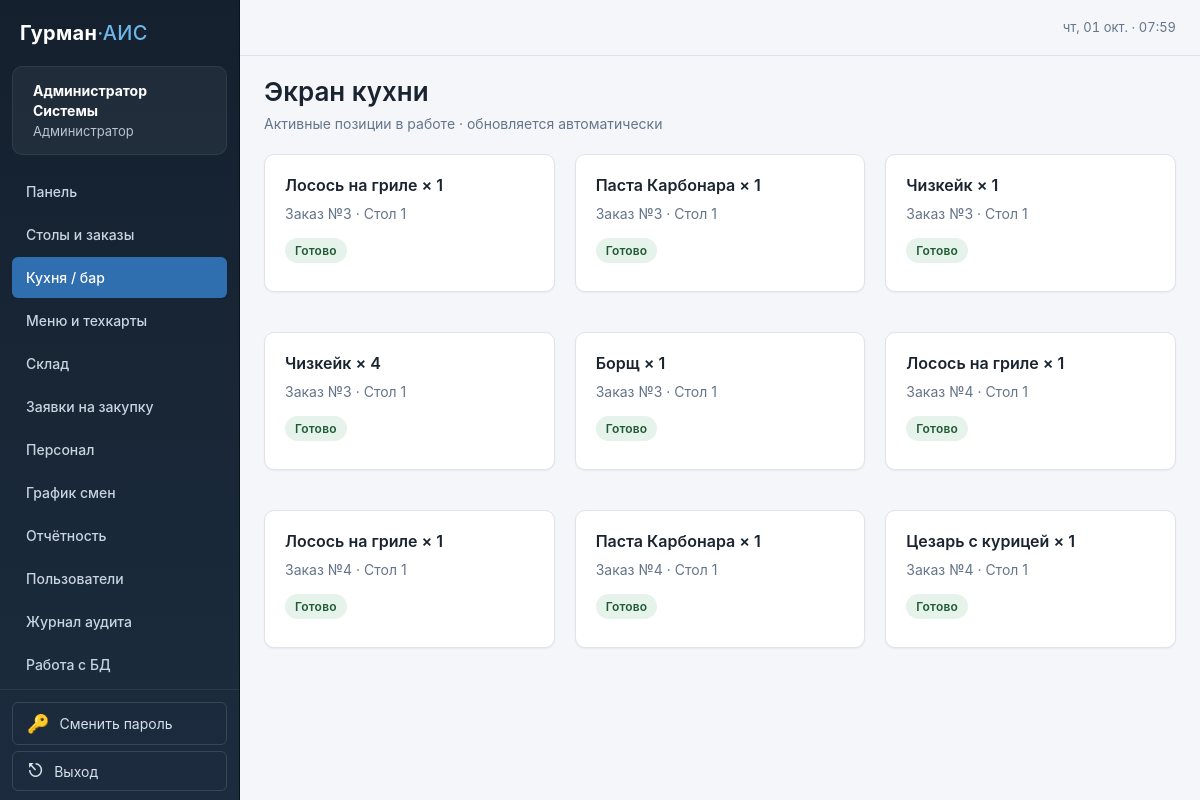
Page /orders/kitchen (signed in) on the committed database.
### tables this page shows
CREATE TABLE users (
    id INTEGER PRIMARY KEY AUTOINCREMENT,
    username TEXT UNIQUE NOT NULL,
    password_hash TEXT NOT NULL,
    full_name TEXT NOT NULL,
    role TEXT NOT NULL CHECK (role IN ('admin', 'waiter', 'cook', 'bartender', 'storekeeper', 'accountant')),
    is_active INTEGER NOT NULL DEFAULT 1,
    created_at TEXT NOT NULL DEFAULT (datetime('now'))
, "session_version" INTEGER NOT NULL DEFAULT 1, "must_change_password" INTEGER NOT NULL DEFAULT 0);

CREATE TABLE order_items (
    id INTEGER PRIMARY KEY AUTOINCREMENT,
    order_id INTEGER NOT NULL REFERENCES orders(id) ON DELETE CASCADE,
    dish_id INTEGER NOT NULL REFERENCES dishes(id),
    qty INTEGER NOT NULL DEFAULT 1,
    price REAL NOT NULL,
    status TEXT NOT NULL DEFAULT 'new' CHECK (status IN ('new', 'cooking', 'ready', 'served', 'cancelled')),
    comment TEXT
);

CREATE TABLE dishes (
    id INTEGER PRIMARY KEY AUTOINCREMENT,
    name TEXT NOT NULL,
    category_id INTEGER REFERENCES categories(id) ON DELETE SET NULL,
    price REAL NOT NULL DEFAULT 0,
    description TEXT,
    station TEXT NOT NULL DEFAULT 'kitchen' CHECK (station IN ('kitchen', 'bar')),
    is_active INTEGER NOT NULL DEFAULT 1
);

CREATE TABLE restaurant_tables (
    id INTEGER PRIMARY KEY AUTOINCREMENT,
    number INTEGER UNIQUE NOT NULL,
    seats INTEGER NOT NULL DEFAULT 2,
    status TEXT NOT NULL DEFAULT 'free' CHECK (status IN ('free', 'occupied', 'reserved'))
);

### blueprints/orders.py (the view)
@orders.route("/kitchen")
@roles_required("cook", "bartender")
def kitchen_view():
    db = get_db()
    station = "bar" if g.user["role"] == "bartender" else "kitchen"
    items = db.execute(
        """
        SELECT oi.*, d.name AS dish_name, o.id AS order_id, t.number AS table_number
        FROM order_items oi
        JOIN dishes d ON d.id = oi.dish_id
        JOIN orders o ON o.id = oi.order_id
        LEFT JOIN restaurant_tables t ON t.id = o.table_id
        WHERE d.station = ? AND oi.status IN ('cooking', 'ready')
        ORDER BY oi.id
        """, (station,),
    ).fetchall()
    return render_template("orders/kitchen.html", items=items, station=station)

### blueprints/dashboard.py (called while the page is built, shortened)
def register_globals(app):
    @app.context_processor
    def inject_globals():
        demo_accounts = None
        return {
            "role_labels": ROLE_LABELS,
            "restaurant_name": app.config["RESTAURANT_NAME"],
            "is_debug": app.debug,
            "demo_accounts": demo_accounts,
        }

### db.py (called while the page is built)
def get_db():
    if "db" not in g:
        g.db = sqlite3.connect(
            Config.DATABASE,
            detect_types=sqlite3.PARSE_DECLTYPES,
            timeout=5.0,
            isolation_level=None,
        )
        g.db.row_factory = sqlite3.Row
        g.db.execute("PRAGMA foreign_keys = ON")
        g.db.execute("PRAGMA journal_mode = WAL")
        g.db.execute("PRAGMA synchronous = NORMAL")
        g.db.execute("PRAGMA busy_timeout = 5000")
    return g.db

### utils.py (called while the page is built, shortened)
def roles_required(*roles):
    def decorator(view):
        @functools.wraps(view)
        def wrapped(*args, **kwargs):
            if g.user is None:
                return redirect(url_for("auth.login", next=request.path))
            return view(*args, **kwargs)
        return wrapped
    return decorator

### templates/orders/kitchen.html (shortened to what this page needs)
{% extends "base.html" %}
{% block body_attrs %}data-autorefresh="15"{% endblock %}
{% block content %}
{% set item_status_labels = {
    'cooking': 'Готовится',
    'ready':   'Готово'
} %}
<div class="page-header">
    <div>
        <h1>{{ 'Экран бара' if station == 'bar' else 'Экран кухни' }}</h1>
        <p class="subtitle">
            Активные позиции в работе · обновляется автоматически
        </p>
    </div>
</div>
<div class="grid grid--3">
    {% for item in items %}
    <div class="card">
        <h3 class="mt-0">{{ item['dish_name'] }} × {{ item['qty'] }}</h3>
        <p class="text-muted">
            Заказ №{{ item['order_id'] }} ·
            Стол {{ item['table_number'] or '—' }}
        </p>
        <span class="badge badge--{{ item['status'] }}">
            {{ item_status_labels.get(item['status'], item['status']) }}
        </span>
    </div>
    {% else %}
        <p class="empty-state">Нет активных позиций</p>
    {% endfor %}
</div>
{% endblock %}

### templates/base.html (shortened to what this page needs)
<!doctype html>
<html lang="ru">
<head>
    <link rel="stylesheet" href="{{ url_for('static', filename='css/style.css') }}">
</head>
<body {% block body_attrs %}{% endblock %}>
<div class="app-layout">
    <aside class="sidebar">
        <div class="sidebar__brand">Гурман<span>·АИС</span></div>
        {% if g.user %}
        {% set R = g.user['role'] %}
        {% set ep = request.endpoint or '' %}
        <div class="sidebar__user">
            <strong>{{ g.user['full_name'] }}</strong>
            {{ role_labels.get(g.user['role'], g.user['role']) }}
        </div>
        <nav>
            <a href="{{ url_for('index') }}"
               class="{{ 'active' if ep == 'index' else '' }}">Панель</a>
            {% if R in ('admin', 'waiter') %}
            <a href="{{ url_for('orders.tables') }}"
               class="{{ 'active' if ep in ('orders.tables', 'orders.detail') else '' }}">Столы и заказы</a>
            {% endif %}
            {% if R in ('admin', 'cook', 'bartender') %}
            <a href="{{ url_for('orders.kitchen_view') }}"
               class="{{ 'active' if ep == 'orders.kitchen_view' else '' }}">Кухня / бар</a>
            {% endif %}
            {% if R in ('admin', 'cook', 'bartender', 'waiter', 'accountant') %}
            <a href="{{ url_for('dishes.list_dishes') }}"
               class="{{ 'active' if ep.startswith('dishes.') else '' }}">Меню и техкарты</a>
            {% endif %}
            {% if R in ('admin', 'storekeeper', 'accountant') %}
            <a href="{{ url_for('warehouse.stock') }}"
               class="{{ 'active' if ep in ('warehouse.stock', 'warehouse.new_ingredient', 'warehouse.movements') else '' }}">Склад</a>
            <a href="{{ url_for('warehouse.requests_list') }}"
               class="{{ 'active' if ep == 'warehouse.requests_list' else '' }}">Заявки на закупку</a>
            {% endif %}
            {% if R in ('admin', 'accountant') %}
            <a href="{{ url_for('staff.list_employees') }}"
               class="{{ 'active' if ep in ('staff.list_employees', 'staff.new_employee') else '' }}">Персонал</a>
            <a href="{{ url_for('staff.schedule') }}"
               class="{{ 'active' if ep == 'staff.schedule' else '' }}">График смен</a>
            <a href="{{ url_for('reports.index') }}"
               class="{{ 'active' if ep == 'reports.index' else '' }}">Отчётность</a>
            {% endif %}
            {% if R == 'admin' %}
                <a href="{{ url_for('auth.users') }}"
                class="{{ 'active' if ep in ('auth.users', 'auth.new_user') else '' }}">Пользователи</a>
                <a href="{{ url_for('auth.audit_log') }}"
                class="{{ 'active' if ep == 'auth.audit_log' else '' }}">Журнал аудита</a>
                <a href="{{ url_for('admin.db_tables') }}"
                class="{{ 'active' if ep in ('admin.db_tables', 'admin.db_view', 'admin.db_query') else '' }}">Работа с БД</a>
            {% endif %}
        </nav>
        <div class="sidebar__logout">
            <a class="logout-btn logout-btn--block"
               href="{{ url_for('auth.change_password') }}">
                <span>🔑</span>
                <span>Сменить пароль</span>
            </a>
            <form method="post" action="{{ url_for('auth.logout') }}">
                <button type="submit" class="logout-btn">
                    <span>⎋</span>
                    <span>Выход</span>
                </button>
            </form>
        </div>
        {% endif %}
    </aside>
    <main class="main">
        <div class="topbar">
            <div class="topbar__clock" id="clock"></div>
        </div>
        {% block content %}{% endblock %}
    </main>
</div>
</body>
</html>

### static/css/style.css (style rules this page uses)
*, *::before, *::after { box-sizing: border-box; }
html, body { height: 100%; }
body { margin: 0; font-family: var(--font-sans); font-size: var(--fs-md); line-height: var(--lh-base); color: var(--color-text); background: var(--color-bg); -webkit-font-smoothing: antialiased; text-rendering: optimizeLegibility; }
h1, h2, h3, h4, h5, h6 { margin: 0 0 .5em; line-height: var(--lh-tight); font-weight: 600; color: var(--color-text); }
h1 { font-size: var(--fs-2xl); }
h3 { font-size: var(--fs-lg); }
p { margin: 0 0 1em; }
a { color: var(--color-primary); text-decoration: none; transition: color var(--transition); }
.app-layout { display: grid; grid-template-columns: var(--sidebar-w) 1fr; min-height: 100vh; }
.sidebar { display: flex; flex-direction: column; background: linear-gradient(180deg, #14202e 0%, #1c2c3e 100%); color: #d8e0ea; padding: 18px 0 12px; position: sticky; top: 0; height: 100vh; overflow-y: auto; border-right: 1px solid #0a1219; }
.sidebar__brand { font-size: 20px; font-weight: 700; letter-spacing: .3px; padding: 0 20px 18px; color: #fff; }
.sidebar__brand span { color: #6fb6e8; font-weight: 500; }
.sidebar__user { padding: 14px 20px; margin: 0 12px 12px; background: rgba(255, 255, 255, .05); border: 1px solid rgba(255, 255, 255, .07); border-radius: var(--radius); font-size: var(--fs-sm); line-height: 1.4; color: #b8c4d2; }
.sidebar__user strong { display: block; font-size: var(--fs-md); color: #fff; margin-bottom: 2px; }
.sidebar nav { flex: 1 1 auto; display: flex; flex-direction: column; gap: 2px; padding: 4px 12px; }
.sidebar nav a { display: block; padding: 10px 14px; border-radius: var(--radius-sm); color: #c8d4e0; font-size: var(--fs-md); font-weight: 500; text-decoration: none; transition: background var(--transition), color var(--transition); }
.sidebar nav a.active { background: var(--color-primary); color: #fff; box-shadow: var(--shadow-sm); }
.sidebar__logout { margin-top: auto; padding: 12px 12px 4px; border-top: 1px solid rgba(255, 255, 255, .07); }
.logout-btn { display: flex; align-items: center; gap: 10px; width: 100%; padding: 10px 14px; background: transparent; border: 1px solid rgba(255, 255, 255, .13); border-radius: var(--radius-sm); color: #d8e0ea; font-size: var(--fs-md); font-family: inherit; cursor: pointer; transition: background var(--transition), border-color var(--transition); }
.logout-btn--block { text-decoration: none; margin-bottom: 6px; }
.logout-btn span:first-child { font-size: 18px; line-height: 1; }
.main { display: flex; flex-direction: column; min-width: 0; padding: 0 var(--container-pad) 40px; }
.topbar { height: var(--topbar-h); display: flex; align-items: center; gap: 12px; border-bottom: 1px solid var(--color-border); margin: 0 calc(var(--container-pad) * -1) 20px; padding: 0 var(--container-pad); background: var(--color-bg); position: sticky; top: 0; z-index: 20; }
.topbar__clock { font-variant-numeric: tabular-nums; color: var(--color-muted); font-size: var(--fs-sm); }
.page-header { display: flex; align-items: flex-start; justify-content: space-between; gap: 16px; margin-bottom: 20px; flex-wrap: wrap; }
.page-header h1 { margin: 0 0 4px; }
.subtitle { margin: 0; color: var(--color-muted); font-size: var(--fs-md); }
.card { background: var(--color-surface); border: 1px solid var(--color-border); border-radius: var(--radius); padding: 20px; box-shadow: var(--shadow-sm); margin-bottom: 20px; }
.grid { display: grid; gap: 20px; margin-bottom: 20px; }
.grid--3 { grid-template-columns: repeat(3, minmax(0, 1fr)); }
.text-muted { color: var(--color-muted); }
.badge { display: inline-block; padding: 3px 10px; border-radius: var(--radius-pill); font-size: var(--fs-xs); font-weight: 600; letter-spacing: .2px; background: var(--color-neutral-soft); color: var(--color-neutral-ink); line-height: 1.6; white-space: nowrap; }
.badge--ready { background: var(--color-success-soft); color: var(--color-success-ink); }
.mt-0 { margin-top: 0 !important; }

### rows in the picture
users: user.full_name "Администратор Системы", get "Администратор"
order_items: dish_name "Лосось на гриле", qty "1", order_id "3", number "1", get "Готово"
order_items: dish_name "Паста Карбонара", qty "1", order_id "3", number "1", get "Готово"
order_items: dish_name "Чизкейк", qty "1", order_id "3", number "1", get "Готово"
order_items: dish_name "Чизкейк", qty "4", order_id "3", number "1", get "Готово"
order_items: dish_name "Борщ", qty "1", order_id "3", number "1", get "Готово"
order_items: dish_name "Лосось на гриле", qty "1", order_id "4", number "1", get "Готово"
order_items: dish_name "Лосось на гриле", qty "1", order_id "4", number "1", get "Готово"
order_items: dish_name "Паста Карбонара", qty "1", order_id "4", number "1", get "Готово"
order_items: dish_name "Цезарь с курицей", qty "1", order_id "4", number "1", get "Готово"

### other values in the picture
{{ 'Экран бара' if station == 'bar' else 'Экран кухни' }} "Экран кухни"
